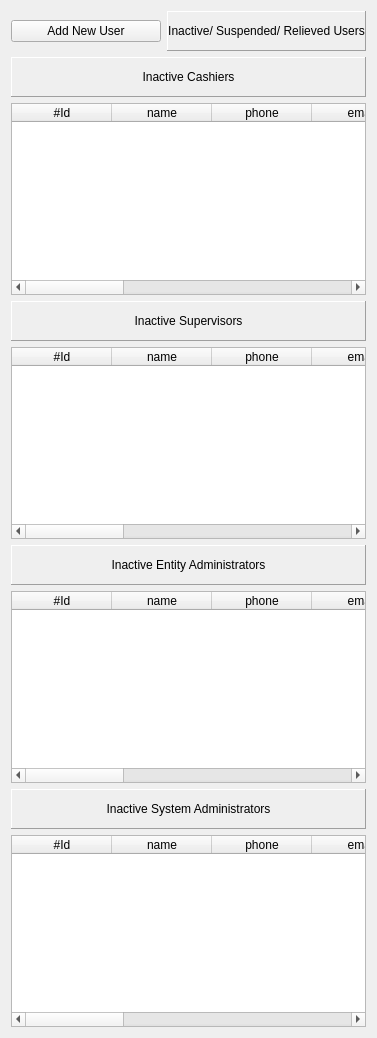
        <widget class="QWidget" name="usr02">
         <layout class="QVBoxLayout" name="verticalLayout_6">
          <item>
           <layout class="QHBoxLayout" name="horizontalLayout_18">
            <item>
             <widget class="QPushButton" name="add_customer_2">
              <property name="minimumSize">
               <size>
                <width>150</width>
                <height>0</height>
               </size>
              </property>
              <property name="maximumSize">
               <size>
                <width>150</width>
                <height>16777215</height>
               </size>
              </property>
              <property name="text">
               <string>Add New User</string>
              </property>
              <property name="icon">
               <iconset>
                <normaloff>:/finishing/add.png</normaloff>:/finishing/add.png</iconset>
              </property>
              <property name="iconSize">
               <size>
                <width>32</width>
                <height>32</height>
               </size>
              </property>
             </widget>
            </item>
            <item>
             <widget class="QLabel" name="label_146">
              <property name="minimumSize">
               <size>
                <width>0</width>
                <height>40</height>
               </size>
              </property>
              <property name="styleSheet">
               <string notr="true"/>
              </property>
              <property name="frameShape">
               <enum>QFrame::Panel</enum>
              </property>
              <property name="frameShadow">
               <enum>QFrame::Raised</enum>
              </property>
              <property name="text">
               <string>Inactive/ Suspended/ Relieved Users</string>
              </property>
              <property name="alignment">
               <set>Qt::AlignCenter</set>
              </property>
             </widget>
            </item>
           </layout>
          </item>
          <item>
           <widget class="QLabel" name="label_148">
            <property name="minimumSize">
             <size>
              <width>0</width>
              <height>40</height>
             </size>
            </property>
            <property name="styleSheet">
             <string notr="true"/>
            </property>
            <property name="frameShape">
             <enum>QFrame::Panel</enum>
            </property>
            <property name="frameShadow">
             <enum>QFrame::Raised</enum>
            </property>
            <property name="text">
             <string>Inactive Cashiers</string>
            </property>
            <property name="alignment">
             <set>Qt::AlignCenter</set>
            </property>
           </widget>
          </item>
          <item>
           <widget class="QTableWidget" name="tw_inactive_cashiers">
            <column>
             <property name="text">
              <string>#Id</string>
             </property>
            </column>
            <column>
             <property name="text">
              <string>name</string>
             </property>
            </column>
            <column>
             <property name="text">
              <string>phone</string>
             </property>
            </column>
            <column>
             <property name="text">
              <string>email</string>
             </property>
            </column>
            <column>
             <property name="text">
              <string>username</string>
             </property>
            </column>
            <column>
             <property name="text">
              <string>description</string>
             </property>
            </column>
            <column>
             <property name="text">
              <string>status</string>
             </property>
            </column>
            <column>
             <property name="text">
              <string>managed on</string>
             </property>
            </column>
            <column>
             <property name="text">
              <string>managed by</string>
             </property>
            </column>
            <column>
             <property name="text">
              <string>View/Edit</string>
             </property>
            </column>
           </widget>
          </item>
          <item>
           <widget class="QLabel" name="label_149">
            <property name="minimumSize">
             <size>
              <width>0</width>
              <height>40</height>
             </size>
            </property>
            <property name="styleSheet">
             <string notr="true"/>
            </property>
            <property name="frameShape">
             <enum>QFrame::Panel</enum>
            </property>
            <property name="frameShadow">
             <enum>QFrame::Raised</enum>
            </property>
            <property name="text">
             <string>Inactive Supervisors</string>
            </property>
            <property name="alignment">
             <set>Qt::AlignCenter</set>
            </property>
           </widget>
          </item>
          <item>
           <widget class="QTableWidget" name="tw_inactive_supervisors">
            <column>
             <property name="text">
              <string>#Id</string>
             </property>
            </column>
            <column>
             <property name="text">
              <string>name</string>
             </property>
            </column>
            <column>
             <property name="text">
              <string>phone</string>
             </property>
            </column>
            <column>
             <property name="text">
              <string>email</string>
             </property>
            </column>
            <column>
             <property name="text">
              <string>username</string>
             </property>
            </column>
            <column>
             <property name="text">
              <string>description</string>
             </property>
            </column>
            <column>
             <property name="text">
              <string>status</string>
             </property>
            </column>
            <column>
             <property name="text">
              <string>managed on</string>
             </property>
            </column>
            <column>
             <property name="text">
              <string>managed by</string>
             </property>
            </column>
            <column>
             <property name="text">
              <string>view/edit</string>
             </property>
            </column>
           </widget>
          </item>
          <item>
           <widget class="QLabel" name="label_150">
            <property name="minimumSize">
             <size>
              <width>0</width>
              <height>40</height>
             </size>
            </property>
            <property name="styleSheet">
             <string notr="true"/>
            </property>
            <property name="frameShape">
             <enum>QFrame::Panel</enum>
            </property>
            <property name="frameShadow">
             <enum>QFrame::Raised</enum>
            </property>
            <property name="text">
             <string>Inactive Entity Administrators</string>
            </property>
            <property name="alignment">
             <set>Qt::AlignCenter</set>
            </property>
           </widget>
          </item>
          <item>
           <widget class="QTableWidget" name="tw_inactive_admins">
            <column>
             <property name="text">
              <string>#Id</string>
             </property>
            </column>
            <column>
             <property name="text">
              <string>name</string>
             </property>
            </column>
            <column>
             <property name="text">
              <string>phone</string>
             </property>
            </column>
            <column>
             <property name="text">
              <string>email</string>
             </property>
            </column>
            <column>
             <property name="text">
              <string>username</string>
             </property>
            </column>
            <column>
             <property name="text">
              <string>description</string>
             </property>
            </column>
            <column>
             <property name="text">
              <string>status</string>
             </property>
            </column>
            <column>
             <property name="text">
              <string>managed on</string>
             </property>
            </column>
            <column>
             <property name="text">
              <string>managed by</string>
             </property>
            </column>
            <column>
             <property name="text">
              <string>view/edit</string>
             </property>
            </column>
           </widget>
          </item>
          <item>
           <widget class="QLabel" name="label_147">
            <property name="minimumSize">
             <size>
              <width>0</width>
              <height>40</height>
             </size>
            </property>
            <property name="styleSheet">
             <string notr="true"/>
            </property>
            <property name="frameShape">
             <enum>QFrame::Panel</enum>
            </property>
            <property name="frameShadow">
             <enum>QFrame::Raised</enum>
            </property>
            <property name="text">
             <string>Inactive System Administrators</string>
            </property>
            <property name="alignment">
             <set>Qt::AlignCenter</set>
            </property>
           </widget>
          </item>
          <item>
           <widget class="QTableWidget" name="tw_inactive_superadmins">
            <column>
             <property name="text">
              <string>#Id</string>
             </property>
            </column>
            <column>
             <property name="text">
              <string>name</string>
             </property>
            </column>
            <column>
             <property name="text">
              <string>phone</string>
             </property>
            </column>
            <column>
             <property name="text">
              <string>email</string>
             </property>
            </column>
            <column>
             <property name="text">
              <string>username</string>
             </property>
            </column>
            <column>
             <property name="text">
              <string>description</string>
             </property>
            </column>
            <column>
             <property name="text">
              <string>status</string>
             </property>
            </column>
            <column>
             <property name="text">
              <string>managed on</string>
             </property>
            </column>
            <column>
             <property name="text">
              <string>managed by</string>
             </property>
            </column>
            <column>
             <property name="text">
              <string>view/edit</string>
             </property>
            </column>
           </widget>
          </item>
         </layout>
        </widget>
